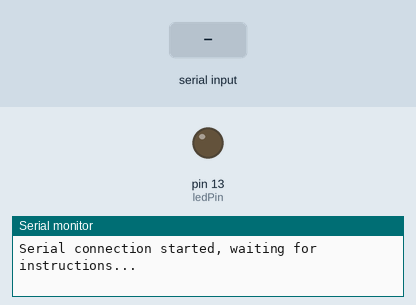
Simulated run of this sketch. Board: Arduino Uno, built with avr-gcc and run on an emulated ATmega328P. Shown: output pins drawn as LEDs (lit = HIGH), the last lines printed to the serial monitor. The test bench sets the inputs (shaded band).

Above: at 1.2 s.
1.3 s: "1\n" received over Serial
At 2.0 s:
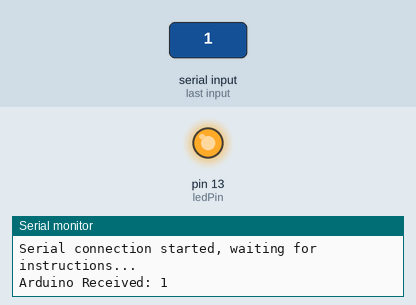
Timing chart, 0 to 4.3 s (numbered marks = the images above; inputs shaded):
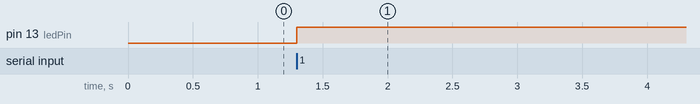

The sketch:

serial.ino
```cpp
String inData;
int ledPin = 13;

void setup() {
    pinMode(ledPin, OUTPUT);
    Serial.begin(9600);
    Serial.println("Serial connection started, waiting for instructions...");
}

void loop() {

    while (Serial.available() > 0)
    {
        // String command = Serial.readString();  // read command from serial port

        char recieved = Serial.read();
        inData += recieved;

        // Process message when new line character is recieved
        if (recieved == '\n')
        {
            Serial.print("Arduino Received: ");
            Serial.print(inData);
            digitalWrite(ledPin, HIGH);

            // You can put some if and else here to process the message juste like that:

            if(inData == "OFF\n"){ // DON'T forget to add "\n" at the end of the string.
              Serial.println("LED OFF");
              digitalWrite(ledPin, LOW);
            }


            inData = ""; // Clear recieved buffer
        }
    }
}
```

Measured:
- after the input at 1.3 s, pin 13 (ledPin): LOW → HIGH at once
